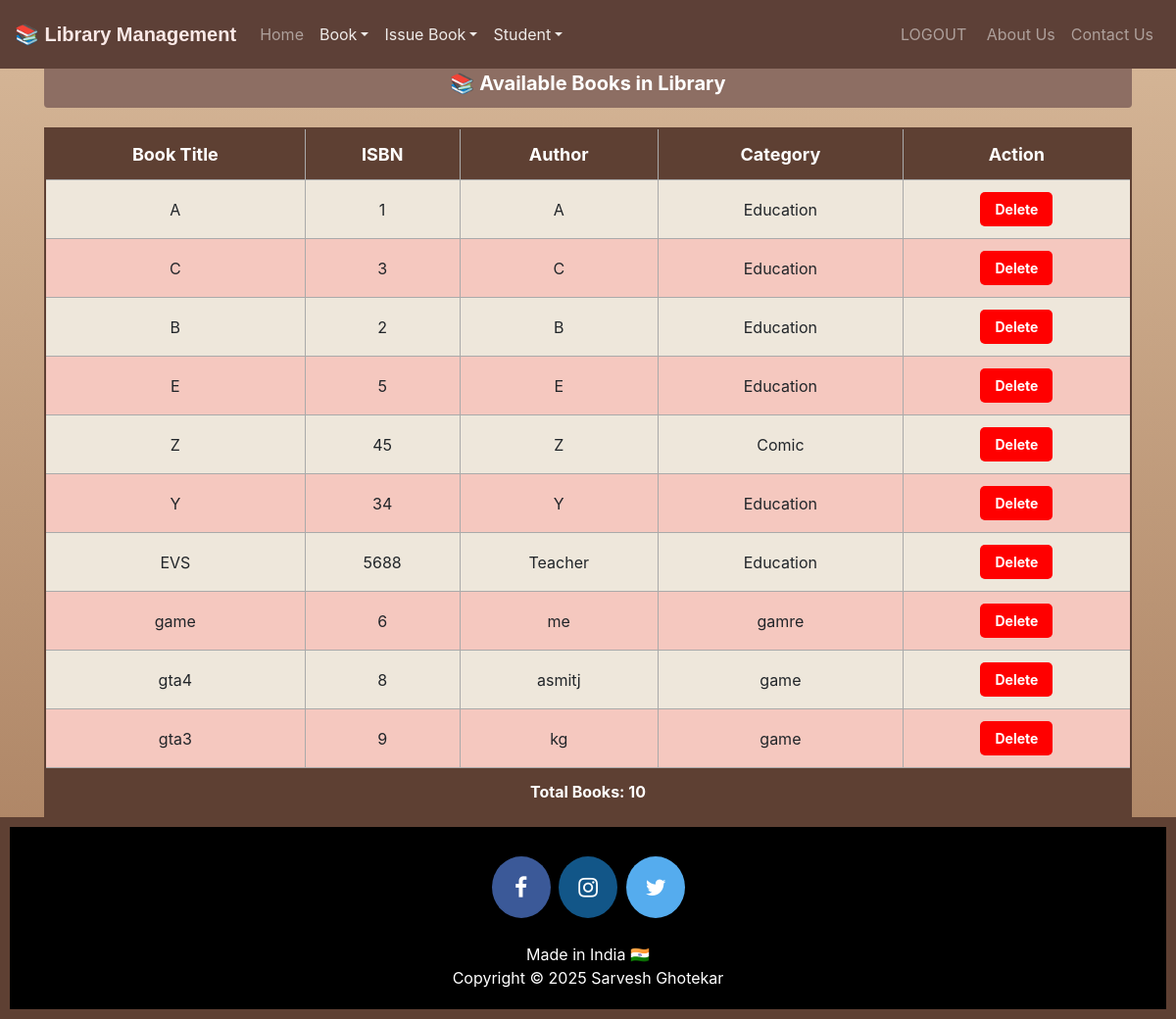
/bookadded/viewbook/ (signed in), run on the app's committed database.
### library/models.py (models this page shows, shortened)
class Book(models.Model):
	isbn = models.CharField(max_length=20, unique=True)
	title = models.CharField(max_length=200)
	author = models.CharField(max_length=100)
	category = models.CharField(max_length=100)
	available = models.BooleanField(default=True)  # Updates when book is issued/returned

### library/views.py (the view)
# urls.py: path('bookadded/viewbook/', views.view_books, name='view_books'),  # 🆕 Fix for 404 on book view
@login_required
def view_books(request):
	books = list(Book.objects.all())
	return render(request, 'library/viewbook.html', {'books': books})

### templates/library/viewbook.html (shortened to what this page needs)
<!DOCTYPE html>
<html lang="en">
<head>
    <link rel="stylesheet" href="https://stackpath.bootstrapcdn.com/bootstrap/4.3.1/css/bootstrap.min.css">
    <link rel="stylesheet" href="https://maxcdn.bootstrapcdn.com/font-awesome/4.7.0/css/font-awesome.min.css">
</head>
<body>
    {% include "library/navbaradmin.html" %}
    <div class="container">
        <h3 class="alert">📚 Available Books in Library</h3>
        {% if books %}
        <table class="redTable">
            <thead>
                <tr>
                    <th>Book Title</th>
                    <th>ISBN</th>
                    <th>Author</th>
                    <th>Category</th>
                    <th>Action</th>
                </tr>
            </thead>
            <tbody>
                {% for book in books %}
                <tr>
                    <td>{{ book.title }}</td>
                    <td>{{ book.isbn }}</td>
                    <td>{{ book.author }}</td>
                    <td>{{ book.category }}</td>
                    <td>
                        <form action="{% url 'delete_book' book.id %}" method="POST" style="display:inline;">
                            <button type="submit" class="delete-btn" onclick="return confirm('Are you sure you want to delete this book?');">Delete</button>
                        </form>
                    </td>
                </tr>
                {% endfor %}
            </tbody>
            <tfoot>
                <tr>
                    <td colspan="5">Total Books: {{ books|length }}</td>
                </tr>
            </tfoot>
        </table>
        {% else %}
        <h1 class="text-muted text-center mt-4">No books available</h1>
        {% endif %}
    </div>
    <div class="footer">
        {% include "library/footer.html" %}
    </div>
</body>
</html>

### templates/library/viewbook.html (style rules this page uses)
body { background: linear-gradient(to bottom, #D7B899, #A67B5B); font-family: 'Roboto', sans-serif; min-height: 100vh; display: flex; flex-direction: column; }
.container { flex-grow: 1; width: 85%; margin: auto; text-align: center; }
.alert { margin-top: 60px; font-weight: bold; background-color: #8D6E63; color: white; border: none; font-size: 20px; padding: 15px; }
table.redTable { border: 2px solid #5E4033; background-color: #EEE7DB; width: 100%; text-align: center; border-collapse: collapse; margin-top: 20px; }
table.redTable td, table.redTable th { border: 1px solid #AAAAAA; padding: 12px; }
table.redTable tbody td { font-size: 16px; }
table.redTable tr:nth-child(even) { background: #F5C8BF; }
table.redTable thead { background: #5E4033; color: white; font-size: 18px; }
table.redTable tfoot { font-size: 16px; font-weight: bold; color: white; background: #5E4033; }
.delete-btn { background-color: red; color: white; border: none; padding: 7px 15px; cursor: pointer; border-radius: 5px; font-size: 14px; font-weight: bold; }
.footer { background-color: #5E4033; color: white; text-align: center; padding: 10px; margin-top: auto; width: 100%; }

### data on the page
Book: title "A", isbn "1", author "A", category "Education"
Book: title "C", isbn "3", author "C", category "Education"
Book: title "B", isbn "2", author "B", category "Education"
Book: title "E", isbn "5", author "E", category "Education"
Book: title "Z", isbn "45", author "Z", category "Comic"
Book: title "Y", isbn "34", author "Y", category "Education"
Book: title "EVS", isbn "5688", author "Teacher", category "Education"
Book: title "game", isbn "6", author "me", category "gamre"
Book: title "gta4", isbn "8", author "asmitj", category "game"
Book: title "gta3", isbn "9", author "kg", category "game"

### other printed values
{{ books|length }} "10"
